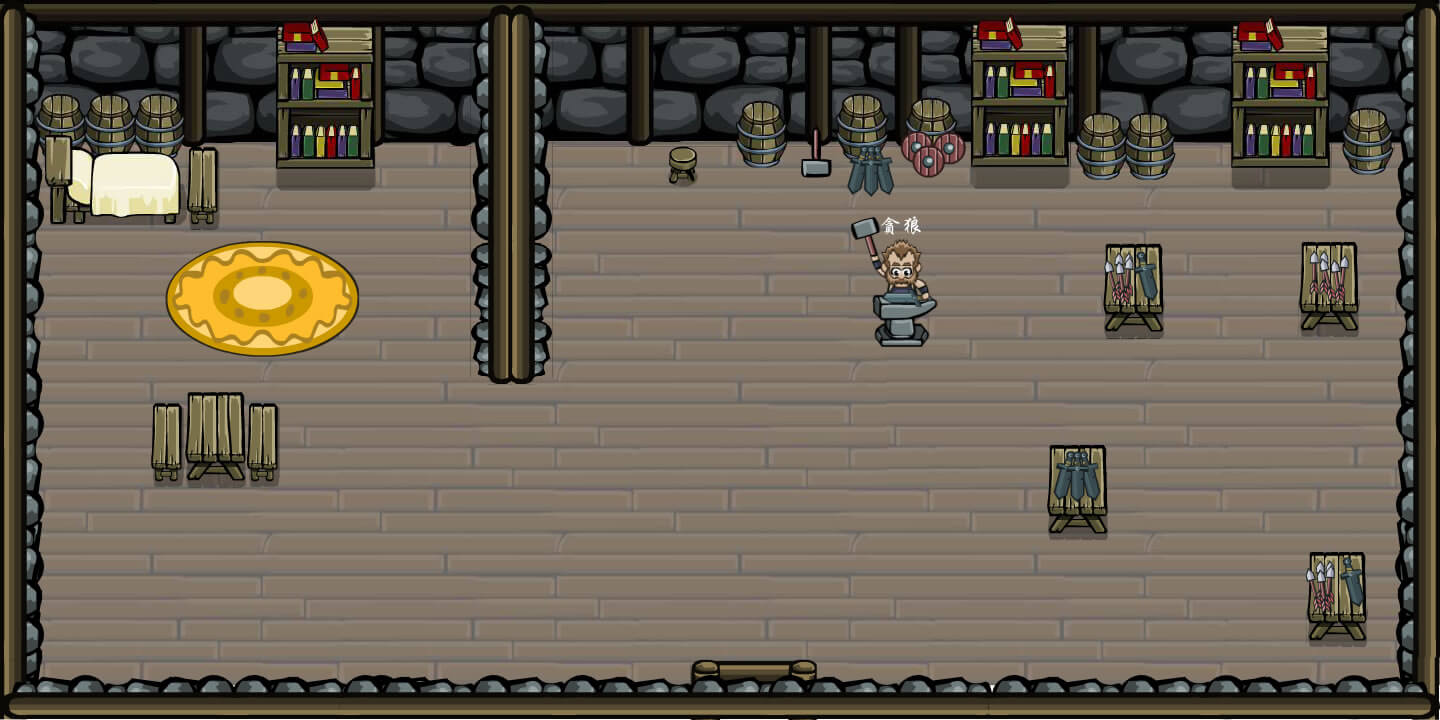

A 2D game scene composited from a Tiled map and its tileset images. What follows is a short description and the map's XML, with each tile layer's data collapsed to a summary:
An orthogonal 72x36 tile map with 20x20 px tiles, 1 tile layer (房间) and 8 objects (mainPlayer, TanLang, Door).

<map version="1.0" orientation="orthogonal" width="72" height="36" tilewidth="20" tileheight="20">
 <tileset firstgid="1" name="smithy-min" tilewidth="20" tileheight="20">
  <image source="../img/map/smithy-min.jpg" width="1440" height="720" />
 </tileset>
 <layer name="房间" width="72" height="36">
  <data>[2592 cells, 2592 non-empty, 2592 distinct tile ids]</data>
 </layer>
 <objectgroup name="player" width="72" height="36">
  <object name="mainPlayer" x="732" y="595" width="44" height="18" />
  <object name="TanLang" x="860" y="352" width="82" height="19" />
 </objectgroup>
 <objectgroup name="Door" width="72" height="36">
  <object name="Door" x="701" y="651" width="110" height="19">
   <properties>
    <property name="location" value="2655,2360" />
    <property name="to" value="xiaozhen_shang" />
   </properties>
  </object>
 </objectgroup>
 <objectgroup name="collision" width="72" height="36">
  <object x="1306" y="672">
   <polyline points="0,0 2,-120 87,-119 87,-345 -5,-342 -5,-431 90,-433 90,-502 25,-505 -131,-506 -144,-495 -218,-494 -238,-505 -352,-508 -417,-476 -460,-477 -479,-496 -550,-501 -609,-491 -636,-490 -666,-527 -754,-527 -757,-293 -785,-287 -818,-288 -837,-304 -835,-524 -923,-524 -932,-504 -1084,-503 -1085,-450 -1262,-449 -1263,1 0,3" />
  </object>
  <object x="153" y="402">
   <polyline points="0,0 38,-12 90,-11 124,2 123,78 0,79 0,1" />
  </object>
  <object x="1105" y="246">
   <polyline points="0,0 -3,64 -1,84 59,84 58,-2 1,-3" />
  </object>
  <object x="1048" y="446">
   <polyline points="0,0 -1,84 58,88 57,-3 -1,-2" />
  </object>
  <object x="849" y="222">
   <polyline points="0,0 27,119 29,125 70,126 86,106 87,78 69,-8 24,-7 -2,0" />
  </object>
 </objectgroup>
</map>